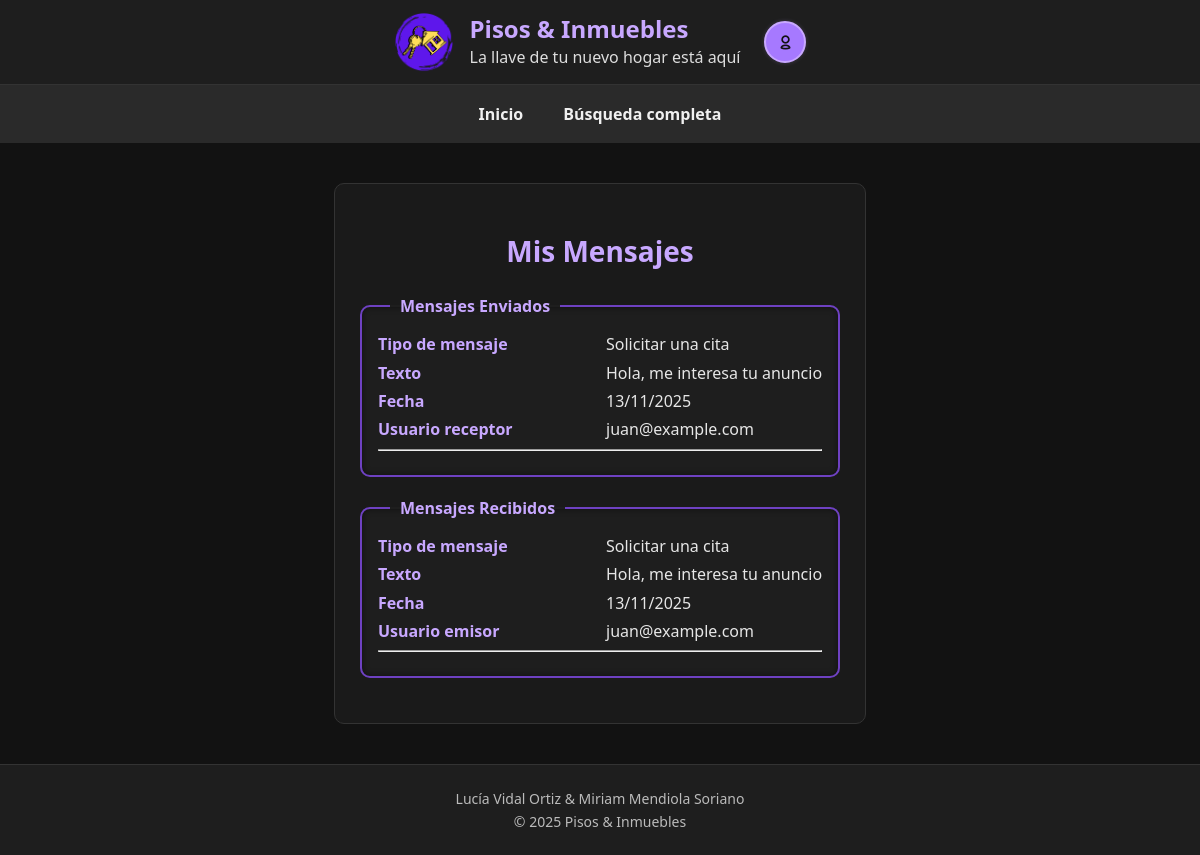
/mis_mensajes.php (signed in), run on the app's committed database.
### tables this page shows
CREATE TABLE `mensajes` (
  `IdMensaje` int(10) UNSIGNED NOT NULL,
  `TMensaje` tinyint(3) UNSIGNED NOT NULL,
  `Texto` text DEFAULT NULL,
  `Anuncio` int(10) UNSIGNED NOT NULL,
  `UsuOrigen` int(10) UNSIGNED NOT NULL,
  `UsuDestino` int(10) UNSIGNED NOT NULL,
  `FRegistro` datetime NOT NULL DEFAULT current_timestamp()
);

CREATE TABLE `tiposmensajes` (
  `IdTMensaje` tinyint(3) UNSIGNED NOT NULL,
  `NomTMensaje` varchar(50) NOT NULL
);

CREATE TABLE `usuarios` (
  `IdUsuario` int(10) UNSIGNED NOT NULL,
  `NomUsuario` varchar(15) NOT NULL,
  `Clave` varchar(255) NOT NULL,
  `Email` varchar(254) NOT NULL,
  `Sexo` tinyint(3) UNSIGNED DEFAULT NULL,
  `FNacimiento` date DEFAULT NULL,
  `Ciudad` varchar(100) DEFAULT NULL,
  `Pais` int(10) UNSIGNED DEFAULT NULL,
  `Foto` varchar(255) DEFAULT NULL,
  `FRegistro` datetime NOT NULL DEFAULT current_timestamp(),
  `Estilo` int(10) UNSIGNED DEFAULT NULL
);

### mis_mensajes.php (the view, shortened to what this page needs)
<?php
require_once("cabecera.inc");
require_once("inicio.inc");
$idusuario = $_SESSION['idusuario'];
$mysqli = obtenerConexion();
?>
<fieldset>
  <legend>Mensajes Enviados</legend>
  <?php
  $sql_enviados = "
      SELECT m.Texto, m.FRegistro, t.NomTMensaje, u.Email AS destinatario
      FROM mensajes m
      JOIN tiposmensajes t ON m.TMensaje = t.IdTMensaje
      JOIN usuarios u ON m.UsuDestino = u.IdUsuario
      WHERE m.UsuOrigen = ?
      ORDER BY m.FRegistro DESC
  ";
  $stmt = $mysqli->prepare($sql_enviados);
  $stmt->bind_param("i", $idusuario);
  $stmt->execute();
  $res = $stmt->get_result();
  if ($res->num_rows > 0) {
      while ($fila = $res->fetch_assoc()) {
          $texto = htmlspecialchars($fila['Texto'], ENT_QUOTES, 'UTF-8');
          $fecha = date('d/m/Y', strtotime($fila['FRegistro']));
          $tipo  = htmlspecialchars($fila['NomTMensaje'], ENT_QUOTES, 'UTF-8');
          $dest  = htmlspecialchars($fila['destinatario'], ENT_QUOTES, 'UTF-8');
          echo "<dl>
                  <dt>Tipo de mensaje</dt><dd>$tipo</dd>
                  <dt>Texto</dt><dd>$texto</dd>
                  <dt>Fecha</dt><dd>$fecha</dd>
                  <dt>Usuario receptor</dt><dd>$dest</dd>
                </dl><hr>";
      }
  } else {
      echo "<p>No has enviado ningún mensaje.</p>";
  }
  ?>
</fieldset>
<fieldset>
  <legend>Mensajes Recibidos</legend>
  <?php
  $sql_recibidos = "
      SELECT m.Texto, m.FRegistro, t.NomTMensaje, u.Email AS remitente
      FROM mensajes m
      JOIN tiposmensajes t ON m.TMensaje = t.IdTMensaje
      JOIN usuarios u ON m.UsuOrigen = u.IdUsuario
      WHERE m.UsuDestino = ?
      ORDER BY m.FRegistro DESC
  ";
  $stmt = $mysqli->prepare($sql_recibidos);
  $stmt->bind_param("i", $idusuario);
  $stmt->execute();
  $res = $stmt->get_result();
  if ($res->num_rows > 0) {
      while ($fila = $res->fetch_assoc()) {
          $texto = htmlspecialchars($fila['Texto'], ENT_QUOTES, 'UTF-8');
          $fecha = date('d/m/Y', strtotime($fila['FRegistro']));
          $tipo  = htmlspecialchars($fila['NomTMensaje'], ENT_QUOTES, 'UTF-8');
          $remit = htmlspecialchars($fila['remitente'], ENT_QUOTES, 'UTF-8');
          echo "<dl>
                  <dt>Tipo de mensaje</dt><dd>$tipo</dd>
                  <dt>Texto</dt><dd>$texto</dd>
                  <dt>Fecha</dt><dd>$fecha</dd>
                  <dt>Usuario emisor</dt><dd>$remit</dd>
                </dl><hr>";
      }
  } else {
      echo "<p>No has recibido ningún mensaje.</p>";
  }
  ?>
</fieldset>
</main>
<?php
require_once("footer.inc");
?>

### modo-oscuro.css (style rules this page uses)
html { background-color: #121212; font-family: 'Segoe UI', Tahoma, Geneva, Verdana, sans-serif; color: #f0f0f0; }
html, body { height: 100%; margin: 0; padding: 0; display: flex; flex-direction: column; overflow-x: hidden; }
fieldset { border: 2px solid #6e41c2; border-radius: 10px; padding: 16px; margin: 20px 0; background-color: #1e1e1e; box-sizing: border-box; box-shadow: 0 0 6px rgba(0,0,0,0.5) inset; }
legend { padding: 0 10px; font-weight: 600; margin-left: 12px; margin-right: 12px; color: #c8a8ff; font-size: 1rem; font-weight: bold; background-color: transparent; }
dl { display: grid; grid-template-columns: 1fr 1fr; gap: 6px 12px; margin: 0; }
dt { font-weight: 600; color: #c8a8ff; }
dd { margin: 0; color: #e6e6e6; line-height: 1.4; }

### accesible.css (style rules this page uses)
html { background-color: #ffffff; color: #000000; font-family: "Comic Neue", "Verdana", "Arial Rounded MT", sans-serif; font-size: 18px; line-height: 1.7; }
fieldset { border: 3px solid #000000; border-radius: 10px; padding: 16px; margin: 20px 0; background-color: #ffff00; }
legend { background-color: #0055cc; color: #ffffff; padding: 0 10px; border-radius: 4px; font-weight: bold; }
* { color: #000000 !important; border-color: #000000 !important; }
section, article, main, fieldset { background-color: #ffffff !important; border-color: #000000 !important; color: #000000 !important; }
fieldset { background-color: #ffff00 !important; border: 3px solid #000000 !important; }
legend { background-color: #0055cc !important; color: #ffffff !important; border-radius: 4px !important; }
html { font-size: 20px !important; line-height: 1.8 !important; }
p, li, dd, dt, label { font-size: 1.1rem !important; }
p, ul, ol, dl, fieldset { margin-bottom: 1.2em !important; }

### alto-contraste.css (style rules this page uses)
html { background-color: #ffffff; color: #000000; font-family: 'Segoe UI', Tahoma, Geneva, Verdana, sans-serif; font-size: 15px; }
html, body { height: 100%; margin: 0; padding: 0; display: flex; flex-direction: column; }
fieldset { border: 3px solid #000; border-radius: 10px; padding: 16px; margin: 20px 0; background-color: #fffd8f; }
legend { padding: 0 10px; font-weight: 700; margin-left: 12px; color: #000; background-color: #ffff00; border-radius: 4px; }
dl { display: grid; grid-template-columns: 1fr 1fr; gap: 6px 12px; margin: 0; }
dt { font-weight: 700; color: #000; }
dd { margin: 0; color: #000; }

### letra_grande.css (style rules this page uses)
html { font-size: 20px !important; line-height: 1.8 !important; }
p, li, dd, dt, label { font-size: 1.1rem !important; }
p, ul, ol, dl, fieldset { margin-bottom: 1.2em !important; }

### basic.css (style rules this page uses)
html { background-color: rgb(255, 255, 172); font-family:'Segoe UI', Tahoma, Geneva, Verdana, sans-serif }
html, body { height: 100%; margin: 0; padding: 0; display: flex; flex-direction: column; overflow-x: hidden; }
fieldset { border: 2px solid #a679ff; border-radius: 10px; padding: 16px; margin: 20px 0; background-color: #fffbe0; }
legend { padding: 0 10px; font-weight: 600; margin-left: 12px; margin-right: 12px; color: #4b2b99; font-size: 1rem; font-weight: bold; }
dl { display: grid; grid-template-columns: 1fr 1fr; gap: 6px 12px; margin: 0; }
dt { font-weight: 600; color: #4b2b99; }
dd { margin: 0; }

### data on the page
mensajes: TMensaje.NomTMensaje "Solicitar una cita", Texto "Hola, me interesa tu anuncio", FRegistro "13/11/2025", UsuDestino.Email "juan@example.com"

### other printed values
$title "Mis Mensajes"
